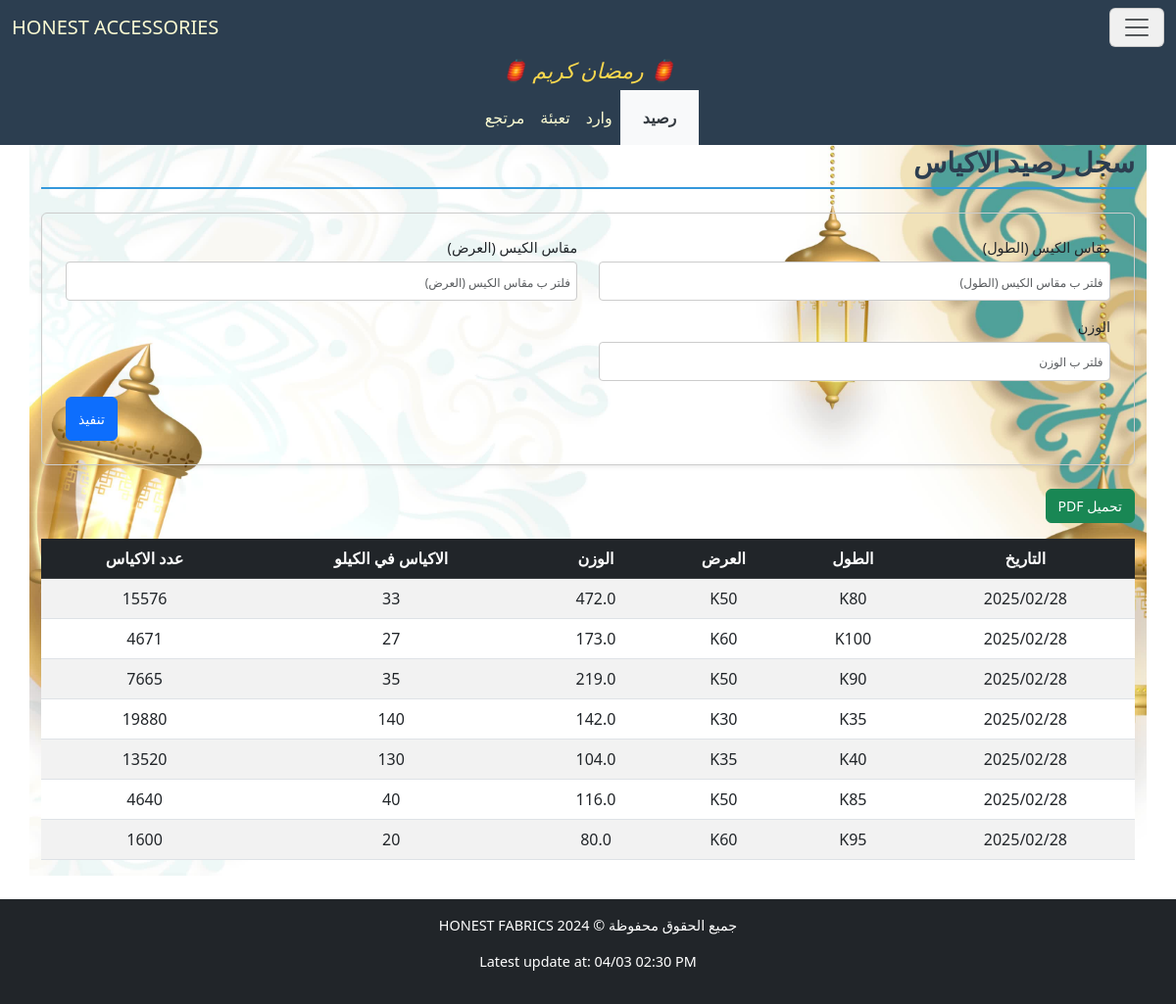
/accessories/BagStock/, run on an earlier commit of the app's database.
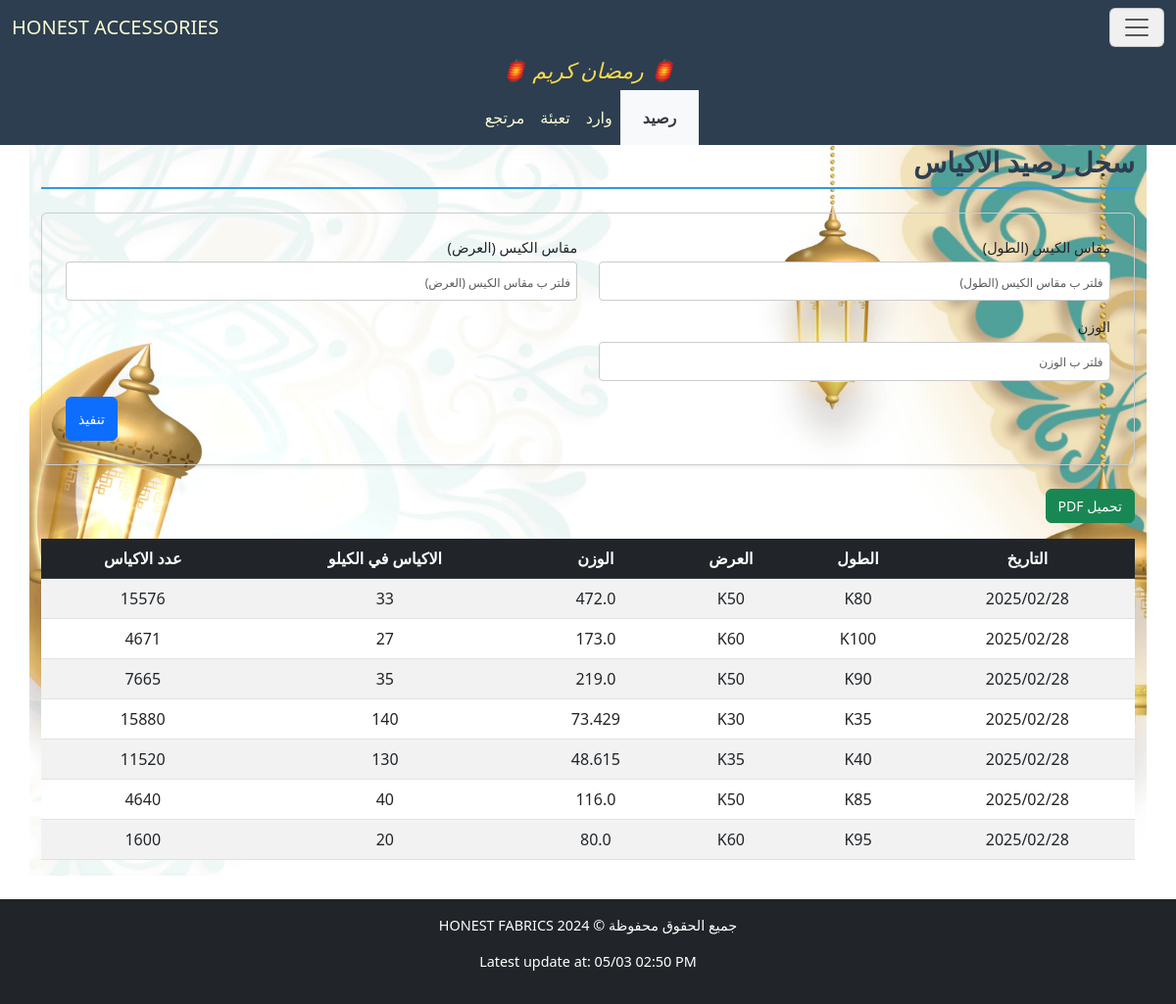
And on a later commit of the database.
### accessories/models.py (models this page shows)
class BaseModel(models.Model):
    date = models.DateField("التاريخ", null=True, blank=True)
    class Meta:
        abstract = True

class BagBaseModel(IDBaseModel):
    bag_length = models.CharField("مقاس الكيس (الطول)", max_length=255, null=True, blank=True)
    bag_width = models.CharField("مقاس الكيس (العرض)", max_length=255, null=True, blank=True)
    weight = models.FloatField("الوزن", null=True, blank=True)
    bags_per_kilo = models.IntegerField("عدد الاكياس في الكيلو", null=True, blank=True)
    bags_quantity = models.IntegerField("عدد الاكياس", null=True, blank=True)
    class Meta:
        abstract = True

class BagStock(BaseModel, BagBaseModel):
    pass

### accessories/views.py (the view)
# urls.py: path('BagStock/', BagStockView.as_view(), name='BagStockView'),
class BagStockView(FilterableListView):
    template_name = "accessories/BagStock.html"
    model = BagStock
    filter_fields = ['bag_length', 'bag_width', 'weight']
    columns = ["التاريخ","الطول","العرض","الوزن","الاكياس في الكيلو","عدد الاكياس"]

### accessories/views.py (called while the page is built)
    def get_queryset(self):
        queryset = super().get_queryset()
        filters = Q()
        for field in self.filter_fields:
            filter_value = self.request.GET.get(field)
            if filter_value:
                filters &= Q(**{f"{field}__icontains": filter_value})
        filtered_queryset = queryset.filter(filters)
        try:
            filtered_queryset = filtered_queryset.order_by('-date')
        except:
            pass
        return filtered_queryset

    def get_context_data(self, **kwargs):
        context = super().get_context_data(**kwargs)
        update = Updates.objects.all().order_by('-date').first()
        context['update'] = localtime(update.date).strftime("%d/%m %I:%M %p") if update and update.date else None
        context['columns'] = self.columns
        model_meta = self.model._meta
        context['filter_fields'] = [
            {
                'field_name': field,
                'verbose_name': model_meta.get_field(field).verbose_name,
                'value': self.request.GET.get(field) or "",
            }
            for field in self.filter_fields
        ]
        return context

### accessories/templates/accessories/BagStock.html (shortened to what this page needs)
{% extends "accessories/layout.html" %}
{% load static %}
{% block home_page %}
<a class="navbar-brand" href="{% url 'CartonSuppliesView' %}">HONEST ACCESSORIES</a>
{% endblock %}
{% block navbar_links_small %}
<li class="p-2 nav-item nav_link_active">
    <a class="nav-link" aria-current="page" href="{% url 'BagStockView' %}">رصيد</a>
</li>
<li class="p-2 nav-item">
    <a class="nav-link active" aria-current="page" href="{% url 'BagSuppliesView' %}">وارد</a>
</li>
<li class="p-2 nav-item">
    <a class="nav-link active" aria-current="page" href="{% url 'PackagingBagView' %}">تعبئة</a>
</li>
<li class="p-2 nav-item">
    <a class="nav-link active" aria-current="page" href="{% url 'ReturnBagView' %}">مرتجع</a>
</li>
{% endblock %}
{% block body %}
    <h2 class="section-title pt-4">سجل رصيد الاكياس</h2>
    <form method="get" class="filter-form-flex mb-4 p-4 rounded shadow-sm">
        {% for filter_field in filter_fields %}
        <div class="form-group mb-3">
            <label for="filter_{{ forloop.counter }}" class="form-label">{{ filter_field.verbose_name }}</label>
            <input type="text" id="filter_{{ forloop.counter }}" name="{{ filter_field.field_name }}"
                   placeholder="فلتر ب {{ filter_field.verbose_name }}"
                   class="form-control"
                   value="{{ filter_field.value }}">
        </div>
        {% endfor %}
        <div class="submit-container">
            <button type="submit" class="btn btn-primary submit-btn">تنفيذ</button>
        </div>
    </form>
    <button onclick="generatePDF()" class="btn btn-success mb-3">تحميل PDF</button>
    <div style="overflow-y: auto; max-height: 70vh; position: relative;" class="table-responsive mb-4">
        <table id="data-table" class="table table-striped">
            <thead class="table-dark">
                <tr>
                    <th style="position: sticky; top: 0;" >التاريخ</th>
                    <th style="position: sticky; top: 0;" >الطول</th>
                    <th style="position: sticky; top: 0;" >العرض</th>
                    <th style="position: sticky; top: 0;" >الوزن</th>
                    <th style="position: sticky; top: 0;" >الاكياس في الكيلو</th>
                    <th style="position: sticky; top: 0;" >عدد الاكياس</th>
                </tr>
            </thead>
            <tbody>
                {% for model in models %}
                <tr>
                    <td>{{ model.date|date:"Y/m/d" }}</td>
                    <td>{{ model.bag_length }}</td>
                    <td>{{ model.bag_width }}</td>
                    <td>{{ model.weight }}</td>
                    <td>{{ model.bags_per_kilo }}</td>
                    <td>{{ model.bags_quantity }}</td>
                </tr>
                {% empty %}
                <tr>
                    <td colspan="6" class="text-center">لا يوجد عناصر</td>
                </tr>
                {% endfor %}
            </tbody>
        </table>
    </div>
{% endblock body %}

What changed in the data, as far as the page shows it:
changed BagStock (number 4 of 7 on the later page): weight "142.0" → "73.429"; bags_quantity "19880" → "15880"
changed BagStock (number 5 of 7 on the later page): weight "104.0" → "48.615"; bags_quantity "13520" → "11520"
Also different on the page:
{{ update }}: "04/03 02:30 PM" → "05/03 02:50 PM"
